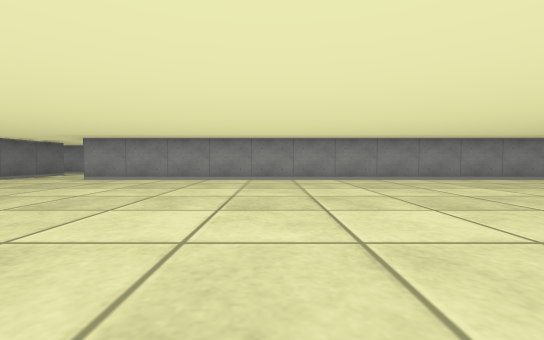
[1] (above)

16 first-person views from a walk through a cub3D level. The camera is about half as high as the walls, tilts 2° down and sees 90° across. The floor is counted in squares. Each view is taken from the middle of a square. On the plan, view 1 faces up. The plan holds only what a view shows up to about 9 squares ahead; the rest is blank.

[2]
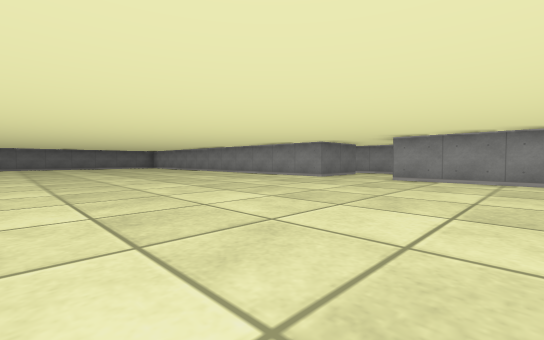

[3]
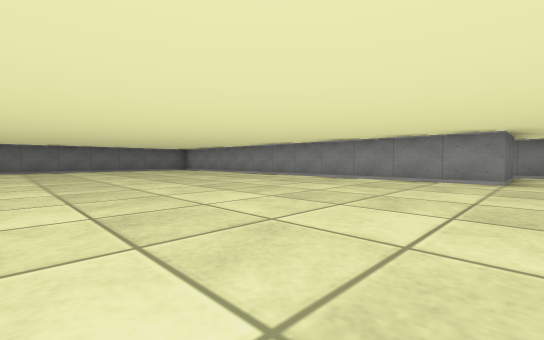

[4]
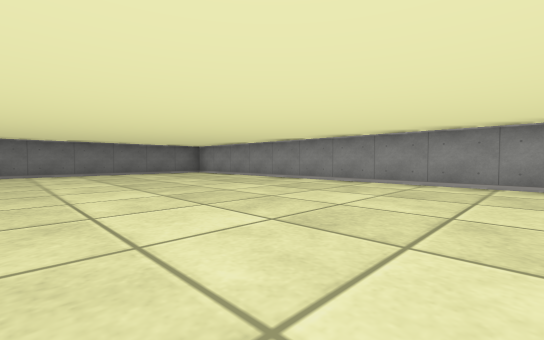

[5]
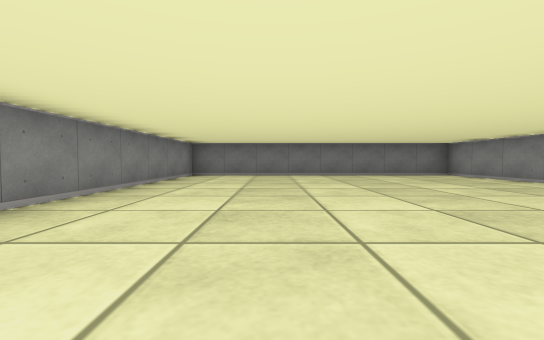

[6]
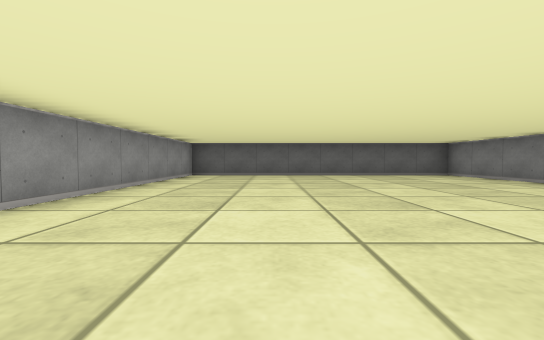

[7]
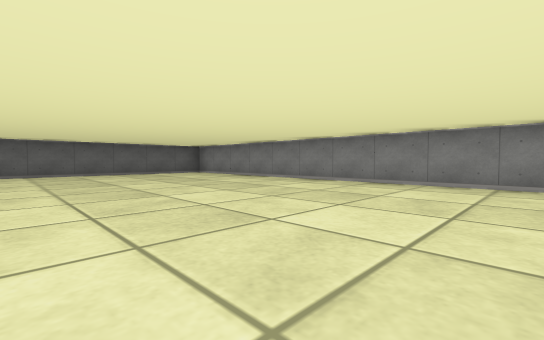

[8]
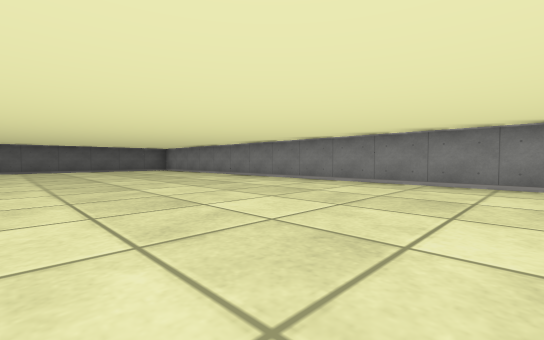

[9]
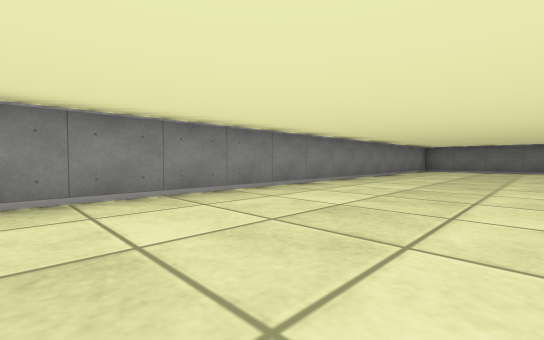

[10]
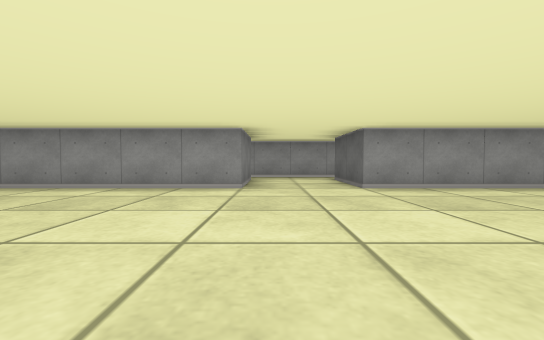

[11]
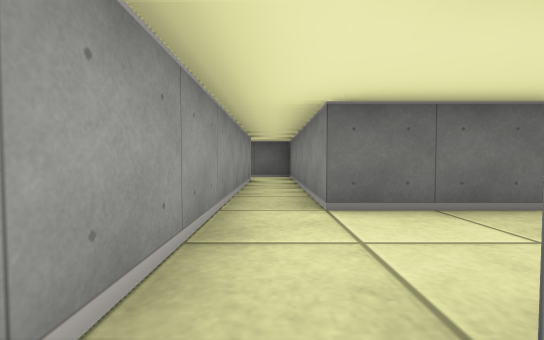

[12]
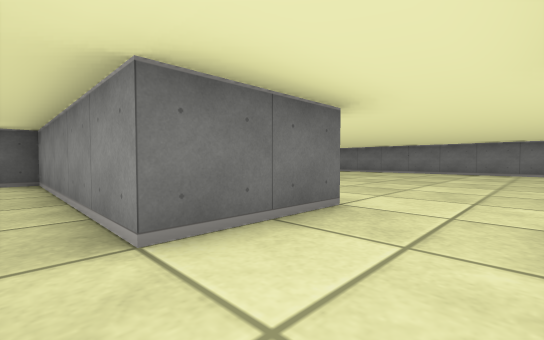

[13]
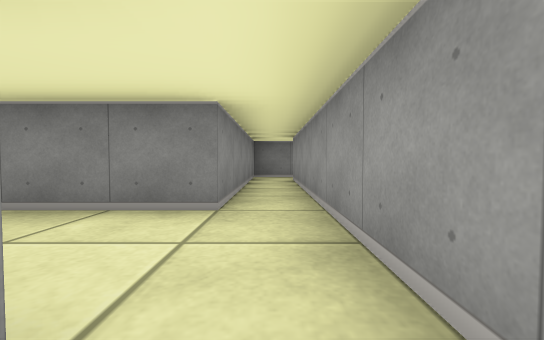

[14]
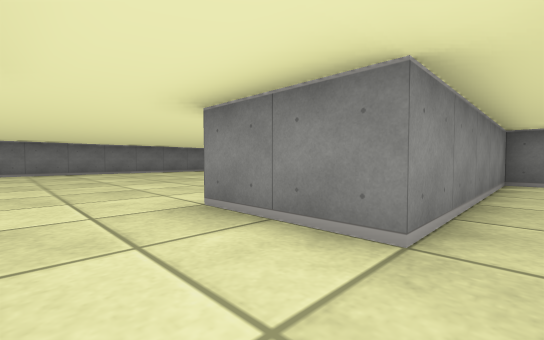

[15]
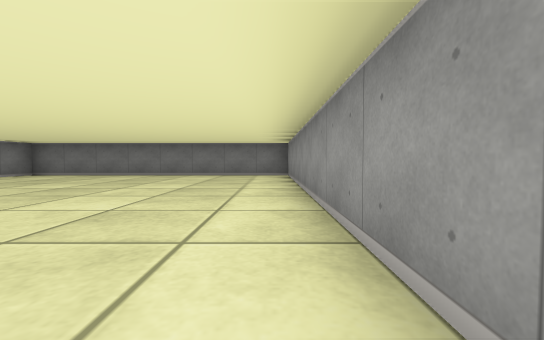

[16]
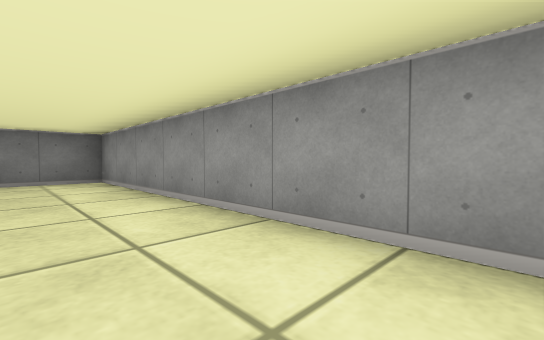

### Floor plan
Points are (right, up) in squares from view 1. A wall is a line through its corners. A room is listed if a view was taken in it or the views show most of it. See-through windows are left out.
Room 1 (views 1, 2, 3, 4, 5, 6, 7, 8, 9, 10, 15, 16)
walls: (-6.5, 6.5) (-18.5, 6.5) (-18.5, -1.5) (7.5, -1.5) (7.5, 6.5) (-4.5, 6.5)
ways out: opening at (-5.5, 7.5) to room 2
Room 2 (views 11, 12, 13, 14)
walls: (-4.5, 6.5) (-4.5, 8.5) (-0.5, 8.5); (-0.8, 9.5) (-10.5, 9.5); (-11.5, 9.6) (-11.5, 8.5) (-6.5, 8.5) (-6.5, 6.5)
ways out: opening at (-5.5, 7.5) to room 1; opening at (0, 9)

Positions as (right, up) in squares from view 1, and headings:
1: (0, 0), facing up
2: (-2, 0), facing up-left
3: (-6, 0), facing up-left
4: (-9, 1), facing up-left
5: (-10, 1), facing left
6: (-1, 4), facing right
7: (-2, 4), facing down-right
8: (-5, 4), facing down-right
9: (-6, 2), facing down-left
10: (-6, 2), facing up
11: (-7, 9), facing right
12: (-6, 9), facing down-right
13: (-4, 9), facing left
14: (-5, 9), facing down-left
15: (-10, 6), facing left
16: (-12, 5), facing up-left
